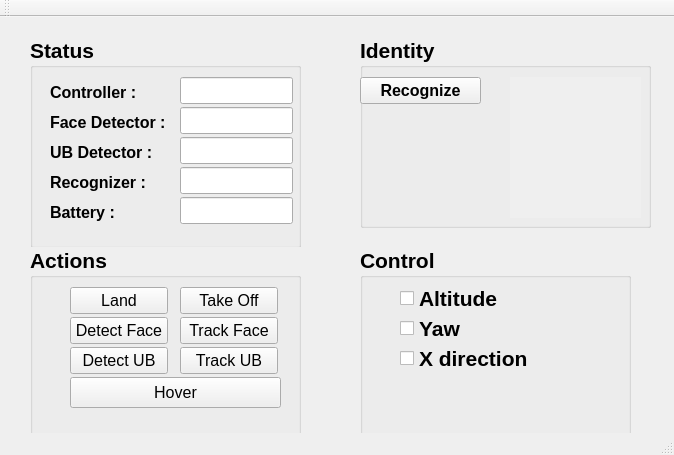
<?xml version="1.0" encoding="UTF-8"?>
<ui version="4.0">
 <class>MainWindow</class>
 <widget class="QMainWindow" name="MainWindow">
  <property name="geometry">
   <rect>
    <x>0</x>
    <y>0</y>
    <width>674</width>
    <height>455</height>
   </rect>
  </property>
  <property name="windowTitle">
   <string>MainWindow</string>
  </property>
  <widget class="QWidget" name="centralWidget">
   <widget class="QGroupBox" name="groupBox">
    <property name="geometry">
     <rect>
      <x>30</x>
      <y>20</y>
      <width>271</width>
      <height>211</height>
     </rect>
    </property>
    <property name="font">
     <font>
      <pointsize>16</pointsize>
      <weight>75</weight>
      <italic>false</italic>
      <bold>true</bold>
      <strikeout>false</strikeout>
     </font>
    </property>
    <property name="acceptDrops">
     <bool>false</bool>
    </property>
    <property name="autoFillBackground">
     <bool>true</bool>
    </property>
    <property name="title">
     <string>Status</string>
    </property>
    <widget class="QLabel" name="label">
     <property name="geometry">
      <rect>
       <x>20</x>
       <y>40</y>
       <width>121</width>
       <height>31</height>
      </rect>
     </property>
     <property name="text">
      <string>&lt;html&gt;&lt;head/&gt;&lt;body&gt;&lt;p&gt;&lt;span style=&quot; font-size:12pt; font-style:normal;&quot;&gt;Controller :&lt;/span&gt;&lt;/p&gt;&lt;/body&gt;&lt;/html&gt;</string>
     </property>
    </widget>
    <widget class="QLabel" name="label_2">
     <property name="geometry">
      <rect>
       <x>20</x>
       <y>70</y>
       <width>121</width>
       <height>31</height>
      </rect>
     </property>
     <property name="text">
      <string>&lt;html&gt;&lt;head/&gt;&lt;body&gt;&lt;p&gt;&lt;span style=&quot; font-size:12pt; font-style:normal;&quot;&gt;Face Detector :&lt;/span&gt;&lt;/p&gt;&lt;/body&gt;&lt;/html&gt;</string>
     </property>
    </widget>
    <widget class="QLabel" name="label_3">
     <property name="geometry">
      <rect>
       <x>20</x>
       <y>100</y>
       <width>121</width>
       <height>31</height>
      </rect>
     </property>
     <property name="text">
      <string>&lt;html&gt;&lt;head/&gt;&lt;body&gt;&lt;p&gt;&lt;span style=&quot; font-size:12pt; font-style:normal;&quot;&gt;UB Detector :&lt;/span&gt;&lt;/p&gt;&lt;/body&gt;&lt;/html&gt;</string>
     </property>
    </widget>
    <widget class="QLabel" name="label_4">
     <property name="geometry">
      <rect>
       <x>20</x>
       <y>130</y>
       <width>121</width>
       <height>31</height>
      </rect>
     </property>
     <property name="text">
      <string>&lt;html&gt;&lt;head/&gt;&lt;body&gt;&lt;p&gt;&lt;span style=&quot; font-size:12pt; font-style:normal;&quot;&gt;Recognizer :&lt;/span&gt;&lt;/p&gt;&lt;/body&gt;&lt;/html&gt;</string>
     </property>
    </widget>
    <widget class="QLineEdit" name="controllerStatus">
     <property name="geometry">
      <rect>
       <x>150</x>
       <y>40</y>
       <width>113</width>
       <height>27</height>
      </rect>
     </property>
     <property name="font">
      <font>
       <pointsize>12</pointsize>
       <weight>50</weight>
       <bold>false</bold>
      </font>
     </property>
     <property name="readOnly">
      <bool>true</bool>
     </property>
    </widget>
    <widget class="QLineEdit" name="faceStatus">
     <property name="geometry">
      <rect>
       <x>150</x>
       <y>70</y>
       <width>113</width>
       <height>27</height>
      </rect>
     </property>
     <property name="font">
      <font>
       <pointsize>12</pointsize>
       <weight>50</weight>
       <bold>false</bold>
      </font>
     </property>
     <property name="readOnly">
      <bool>true</bool>
     </property>
    </widget>
    <widget class="QLineEdit" name="ubStatus">
     <property name="geometry">
      <rect>
       <x>150</x>
       <y>100</y>
       <width>113</width>
       <height>27</height>
      </rect>
     </property>
     <property name="font">
      <font>
       <pointsize>12</pointsize>
       <weight>50</weight>
       <bold>false</bold>
      </font>
     </property>
     <property name="readOnly">
      <bool>true</bool>
     </property>
    </widget>
    <widget class="QLineEdit" name="recognizerStatus">
     <property name="geometry">
      <rect>
       <x>150</x>
       <y>130</y>
       <width>113</width>
       <height>27</height>
      </rect>
     </property>
     <property name="font">
      <font>
       <pointsize>12</pointsize>
       <weight>50</weight>
       <bold>false</bold>
      </font>
     </property>
     <property name="readOnly">
      <bool>true</bool>
     </property>
    </widget>
    <widget class="QLabel" name="label_5">
     <property name="geometry">
      <rect>
       <x>20</x>
       <y>160</y>
       <width>121</width>
       <height>31</height>
      </rect>
     </property>
     <property name="text">
      <string>&lt;html&gt;&lt;head/&gt;&lt;body&gt;&lt;p&gt;&lt;span style=&quot; font-size:12pt;&quot;&gt;Battery :&lt;/span&gt;&lt;/p&gt;&lt;/body&gt;&lt;/html&gt;</string>
     </property>
    </widget>
    <widget class="QLineEdit" name="batteryStatus">
     <property name="geometry">
      <rect>
       <x>150</x>
       <y>160</y>
       <width>113</width>
       <height>27</height>
      </rect>
     </property>
     <property name="font">
      <font>
       <pointsize>12</pointsize>
       <weight>50</weight>
       <bold>false</bold>
      </font>
     </property>
     <property name="readOnly">
      <bool>true</bool>
     </property>
    </widget>
   </widget>
   <widget class="QGroupBox" name="groupBox_2">
    <property name="geometry">
     <rect>
      <x>30</x>
      <y>230</y>
      <width>271</width>
      <height>191</height>
     </rect>
    </property>
    <property name="font">
     <font>
      <pointsize>16</pointsize>
      <weight>75</weight>
      <italic>false</italic>
      <bold>true</bold>
     </font>
    </property>
    <property name="autoFillBackground">
     <bool>true</bool>
    </property>
    <property name="title">
     <string>Actions</string>
    </property>
    <widget class="QPushButton" name="Land">
     <property name="geometry">
      <rect>
       <x>40</x>
       <y>40</y>
       <width>98</width>
       <height>27</height>
      </rect>
     </property>
     <property name="font">
      <font>
       <pointsize>12</pointsize>
       <weight>50</weight>
       <italic>false</italic>
       <bold>false</bold>
      </font>
     </property>
     <property name="text">
      <string>Land</string>
     </property>
    </widget>
    <widget class="QPushButton" name="TakeOff">
     <property name="geometry">
      <rect>
       <x>150</x>
       <y>40</y>
       <width>98</width>
       <height>27</height>
      </rect>
     </property>
     <property name="font">
      <font>
       <pointsize>12</pointsize>
       <weight>50</weight>
       <italic>false</italic>
       <bold>false</bold>
      </font>
     </property>
     <property name="text">
      <string>Take Off</string>
     </property>
    </widget>
    <widget class="QPushButton" name="DetectFace">
     <property name="geometry">
      <rect>
       <x>40</x>
       <y>70</y>
       <width>98</width>
       <height>27</height>
      </rect>
     </property>
     <property name="font">
      <font>
       <pointsize>12</pointsize>
       <weight>50</weight>
       <italic>false</italic>
       <bold>false</bold>
      </font>
     </property>
     <property name="text">
      <string>Detect Face</string>
     </property>
    </widget>
    <widget class="QPushButton" name="TrackFace">
     <property name="geometry">
      <rect>
       <x>150</x>
       <y>70</y>
       <width>98</width>
       <height>27</height>
      </rect>
     </property>
     <property name="font">
      <font>
       <pointsize>12</pointsize>
       <weight>50</weight>
       <italic>false</italic>
       <bold>false</bold>
      </font>
     </property>
     <property name="text">
      <string>Track Face</string>
     </property>
    </widget>
    <widget class="QPushButton" name="DetectUB">
     <property name="geometry">
      <rect>
       <x>40</x>
       <y>100</y>
       <width>98</width>
       <height>27</height>
      </rect>
     </property>
     <property name="font">
      <font>
       <pointsize>12</pointsize>
       <weight>50</weight>
       <italic>false</italic>
       <bold>false</bold>
      </font>
     </property>
     <property name="text">
      <string>Detect UB</string>
     </property>
    </widget>
    <widget class="QPushButton" name="TrackUB">
     <property name="geometry">
      <rect>
       <x>150</x>
       <y>100</y>
       <width>98</width>
       <height>27</height>
      </rect>
     </property>
     <property name="font">
      <font>
       <pointsize>12</pointsize>
       <weight>50</weight>
       <italic>false</italic>
       <bold>false</bold>
      </font>
     </property>
     <property name="text">
      <string>Track UB</string>
     </property>
    </widget>
    <widget class="QPushButton" name="Hover">
     <property name="geometry">
      <rect>
       <x>40</x>
       <y>130</y>
       <width>211</width>
       <height>31</height>
      </rect>
     </property>
     <property name="font">
      <font>
       <pointsize>12</pointsize>
       <weight>50</weight>
       <italic>false</italic>
       <bold>false</bold>
      </font>
     </property>
     <property name="text">
      <string>Hover</string>
     </property>
    </widget>
   </widget>
   <widget class="QGroupBox" name="groupBox_3">
    <property name="geometry">
     <rect>
      <x>360</x>
      <y>20</y>
      <width>291</width>
      <height>191</height>
     </rect>
    </property>
    <property name="font">
     <font>
      <pointsize>16</pointsize>
      <weight>75</weight>
      <italic>false</italic>
      <bold>true</bold>
     </font>
    </property>
    <property name="autoFillBackground">
     <bool>true</bool>
    </property>
    <property name="title">
     <string>Identity</string>
    </property>
    <widget class="QLabel" name="Identity">
     <property name="geometry">
      <rect>
       <x>150</x>
       <y>40</y>
       <width>131</width>
       <height>141</height>
      </rect>
     </property>
     <property name="autoFillBackground">
      <bool>true</bool>
     </property>
     <property name="text">
      <string/>
     </property>
     <property name="scaledContents">
      <bool>true</bool>
     </property>
    </widget>
    <widget class="QPushButton" name="recognize">
     <property name="geometry">
      <rect>
       <x>0</x>
       <y>40</y>
       <width>121</width>
       <height>27</height>
      </rect>
     </property>
     <property name="font">
      <font>
       <pointsize>12</pointsize>
      </font>
     </property>
     <property name="text">
      <string>Recognize</string>
     </property>
    </widget>
   </widget>
   <widget class="QGroupBox" name="groupBox_4">
    <property name="geometry">
     <rect>
      <x>360</x>
      <y>230</y>
      <width>271</width>
      <height>191</height>
     </rect>
    </property>
    <property name="font">
     <font>
      <pointsize>16</pointsize>
      <weight>75</weight>
      <italic>false</italic>
      <bold>true</bold>
     </font>
    </property>
    <property name="autoFillBackground">
     <bool>true</bool>
    </property>
    <property name="title">
     <string>Control</string>
    </property>
    <widget class="QCheckBox" name="Altitude">
     <property name="geometry">
      <rect>
       <x>40</x>
       <y>40</y>
       <width>161</width>
       <height>22</height>
      </rect>
     </property>
     <property name="text">
      <string>Altitude</string>
     </property>
    </widget>
    <widget class="QCheckBox" name="Yaw">
     <property name="geometry">
      <rect>
       <x>40</x>
       <y>70</y>
       <width>141</width>
       <height>22</height>
      </rect>
     </property>
     <property name="text">
      <string>Yaw</string>
     </property>
    </widget>
    <widget class="QCheckBox" name="Xdirect">
     <property name="geometry">
      <rect>
       <x>40</x>
       <y>100</y>
       <width>141</width>
       <height>22</height>
      </rect>
     </property>
     <property name="text">
      <string>X direction</string>
     </property>
    </widget>
   </widget>
  </widget>
  <widget class="QMenuBar" name="menuBar">
   <property name="geometry">
    <rect>
     <x>0</x>
     <y>0</y>
     <width>674</width>
     <height>25</height>
    </rect>
   </property>
  </widget>
  <widget class="QToolBar" name="mainToolBar">
   <attribute name="toolBarArea">
    <enum>TopToolBarArea</enum>
   </attribute>
   <attribute name="toolBarBreak">
    <bool>false</bool>
   </attribute>
  </widget>
  <widget class="QStatusBar" name="statusBar"/>
 </widget>
 <layoutdefault spacing="6" margin="11"/>
 <resources/>
 <connections/>
</ui>
